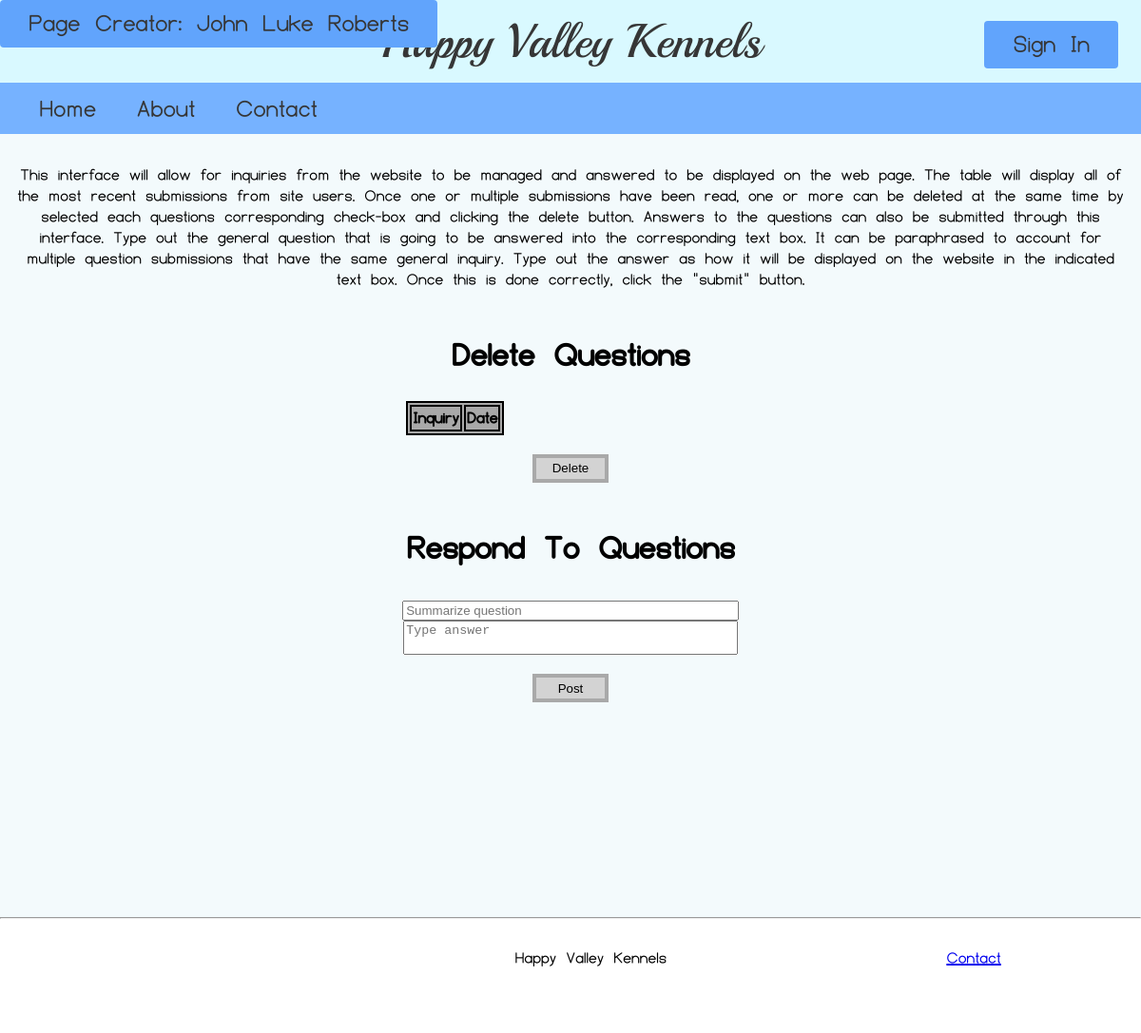
The app's page /Inquiries/index.php, older data.
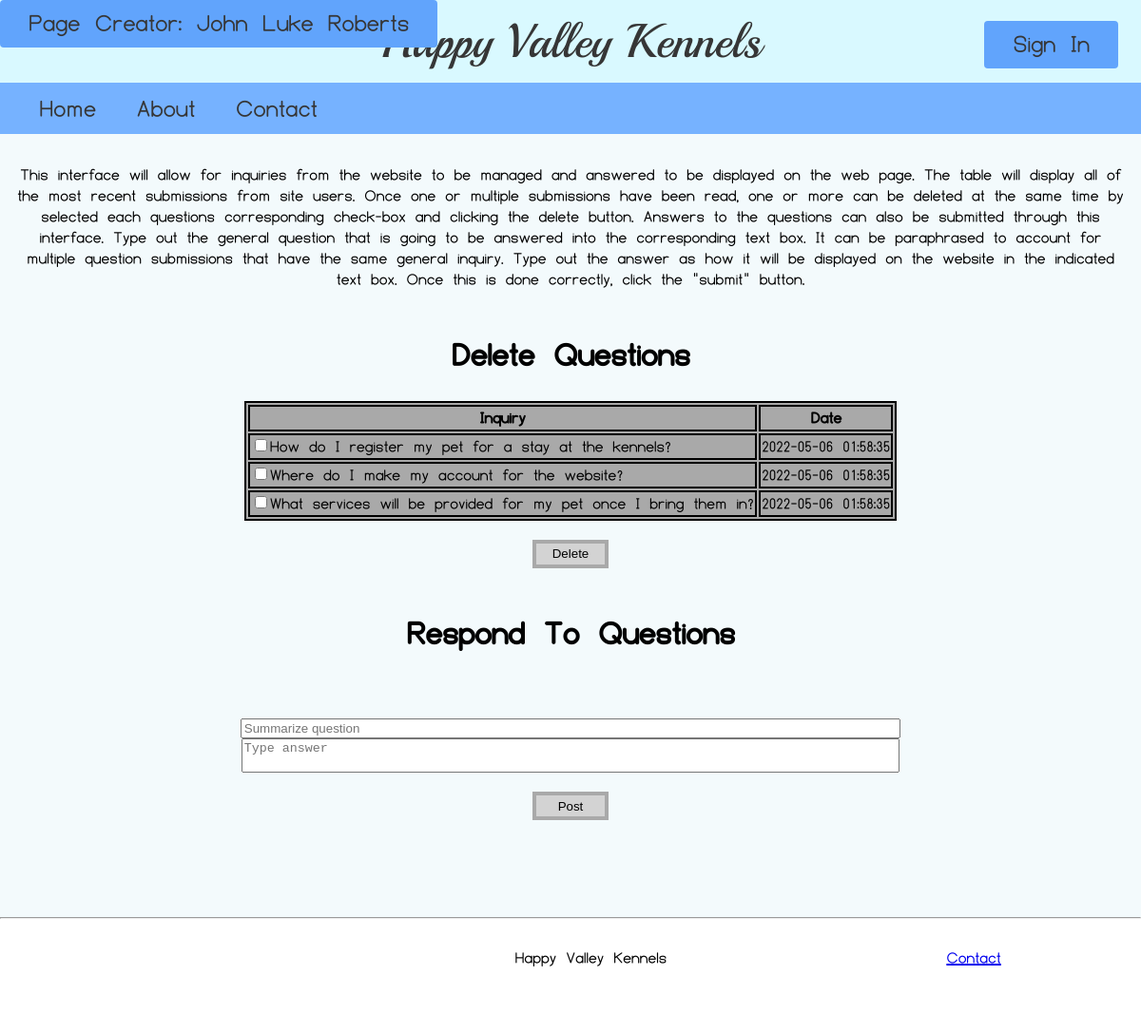
The same page, newer data.
### tables this page shows
CREATE TABLE inquiry (
	question varchar(250),
    recency datetime,
    id int auto_increment primary key
);

### Inquiries/index.php (the view, shortened to what this page needs)
<?php
$page_creator = "John Luke Roberts";
include "../assets/Header/Header.php";
$servername = "localhost";
$username = "root";
$password = "";
$conn = new
	PDO("mysql:host=$servername;
dbname=faq", $username, $password);
$sql = "SELECT * FROM inquiry
	ORDER BY recency asc;";
$query = $conn->prepare($sql);
$query->execute();
$table = $query->fetchAll();
?>
<!DOCTYPE html>
<html lang="en">
<link rel="stylesheet" href="HVK_employInt.css">
<body>
	<div id="Page_Content">
		<div style="width: 10%, 90%;">
			<p>
				This interface will allow for inquiries from the website to be managed and answered to be displayed on the web page.
				The table will display all of the most recent submissions from site users. Once one or multiple submissions have been
				read, one or more can be deleted at the same time by selected each questions corresponding check-box and clicking the delete button. Answers to the questions
				can also be submitted through this interface. Type out the general question that is going to be answered into the corresponding
				text box. It can be paraphrased to account for multiple question submissions that have the same general inquiry. Type
				out the answer as how it will be displayed on the website in the indicated text box. Once this is done correctly, click
				the "submit" button.
			</p>
		</div>
		<div>
			<div>
				<h1>Delete Questions</h1>
				<form action="index.php" method="POST">
						<table>
							<tr>
								<th>Inquiry</th>
								<th class="date">Date</th>
								<?php
								foreach ($table as $row) {
									echo ("<tr>");
									echo ("<td><input type = 'checkbox' name = " . $row["id"] . ">" . $row["question"] . "</td>");
									echo ("<td>" . $row["recency"] . "</td>");
									echo ("</tr>");
								}
								?>
							</tr>
						</table>
					</div>
					<div style="justify-content: center; display: flex; flex-direction: row;">
						<button class="sub_button">Delete</button>
					</div>
				<h1>Respond To Questions</h1>
				<form action="confirmation.php" method="POST" id="answer_form">
					<input name="question" placeholder="Summarize question" required>
					<textarea name="response" placeholder="Type answer" required></textarea>
					<button class="sub_button">Post</button>
				</form>
		</div>
	</div>
</body>
</html>
<?php
include "../assets/Footer/Footer.php";
?>

### assets/Header/Header.php (shortened to what this page needs)
<?php
    if(isset($_SESSION["First Name"])) {
        $username = $_SESSION["First Name"];
    }
    else {
        $username = "Sign In";
    }
?>
<!DOCTYPE html>
<html>
    <head>
    </head>
    <body onload="setActive()">
        <p id="page_credit">Page Creator: <?php echo($page_creator); ?></p>
        <div id="Page_Header">
            <a id="Header_Text" href="/HappyValleyKennels/Home">Happy Valley Kennels</a>
        <?php
            if(isset($_SESSION["Role"]) AND ($_SESSION["Role"] == "Employee" OR $_SESSION["Role"] == "Customer" OR $_SESSION["Role"] == "Human Resources" OR $_SESSION["Role"] == "Veterinarian")){
                echo "<div id=\"dropdown_container\"><button id=\"Profile_Button\" onclick=\"showDropdown()\">".$username."</button>";
                include("SignOutDropdown.php");
                echo "</div>";
            }
            else {
                echo "<div id=\"dropdown_container\"><button id=\"Profile_Button\" onclick=\"showDropdown()\">".$username."</button>";
                echo "</div>";
            }
        ?>
        <ul id="Nav_Bar">
            <?php
                if(isset($_SESSION["Role"]) AND $_SESSION["Role"] == "Employee"){
                    echo "<li><a href=\"/HappyValleyKennels/Home\" id=\"Home\">Home</a></li>";
                    echo "<li><a href=\"/HappyValleyKennels/About\" id=\"About\">About</a><li>";
                    echo "<li><a href=\"/HappyValleyKennels/Inquiries\" id=\"Inquiries\">Inquiries</a><li>";
                    echo "<li><a href=\"/HappyValleyKennels/Reports\" id=\"Reports\">Reports</a><li>";
                    echo "<li><a href=\"/HappyValleyKennels/Finance\" id=\"Finance\">Finance</a><li>";
                } else if(isset($_SESSION["Role"]) AND $_SESSION["Role"] == "Veterinarian"){
                    echo "<li><a href=\"/HappyValleyKennels/Home\" id=\"Home\">Home</a></li>";
                    echo "<li><a href=\"/HappyValleyKennels/Reports\" id=\"Reports\">Reports</a><li>";
                } else if(isset($_SESSION["Role"]) AND $_SESSION["Role"] == "Human Resources"){
                    echo "<li><a href=\"/HappyValleyKennels/Home\" id=\"Home\">Home</a></li>";
                    echo "<li><a href=\"/HappyValleyKennels/About\" id=\"About\">About</a></li>";
                    echo "<li><a href=\"/HappyValleyKennels/Users\" id=\"Users\">Users</a></li>";
                }
                else {
                    echo "<li><a href=\"/HappyValleyKennels/Home\" id=\"Home\">Home</a></li>";
                    echo "<li><a href=\"/HappyValleyKennels/About\" id=\"About\">About</a></li>";
                    echo "<li><a href=\"/HappyValleyKennels/Contact\" id=\"Contact\">Contact</a></li>";
                }
            ?>
        </ul>
        </div>
    </body>
</html>

### assets/Footer/Footer.php (shortened to what this page needs)
<!DOCTYPE html>
<html>
    <head>
    </head>
    <body>
        <div id="Page_Footer">
            <hr>
            <div id="Footer_Content">
                <object type="image/svg+xml" data="/HappyValleyKennels/assets/HappyValleyLogo.svg" width="100" height="100"></object>
                <p onclick="imgclick()">Happy Valley Kennels</p>
                <p><a href="/HappyValleyKennels/Contact">Contact</a></p>
            </div>
        </div>
    </body>
</html>

### Inquiries/HVK_employInt.css (style rules this page uses)
#Page_Content { display: flex; flex-direction: column; align-items: center; }
table { background-color: darkgrey; border: 2px solid; }
th, td { border: 2px solid; overflow: hidden; max-height: 10px; }
td { text-align: left; }
.sub_button { width: 80px; height: 30px; border: 4px solid; border-color: darkgrey; Background-color: lightgrey; margin: 20px; }
#answer_form { display: flex; flex-direction: column; align-items: center; margin-top: 10%; }
#answer_form input { width: 100%; }
textarea { width: 100%; resize: none; overflow-wrap: break-word; }

Row changes from the older to the newer data that the page shows:
added inquiry: question "How do I register my pet for a stay at the kennels?", recency "2022-05-06 01:58:35"
added inquiry: question "Where do I make my account for the website?", recency "2022-05-06 01:58:35"
added inquiry: question "What services will be provided for my pet once I bring them in?", recency "2022-05-06 01:58:35"
